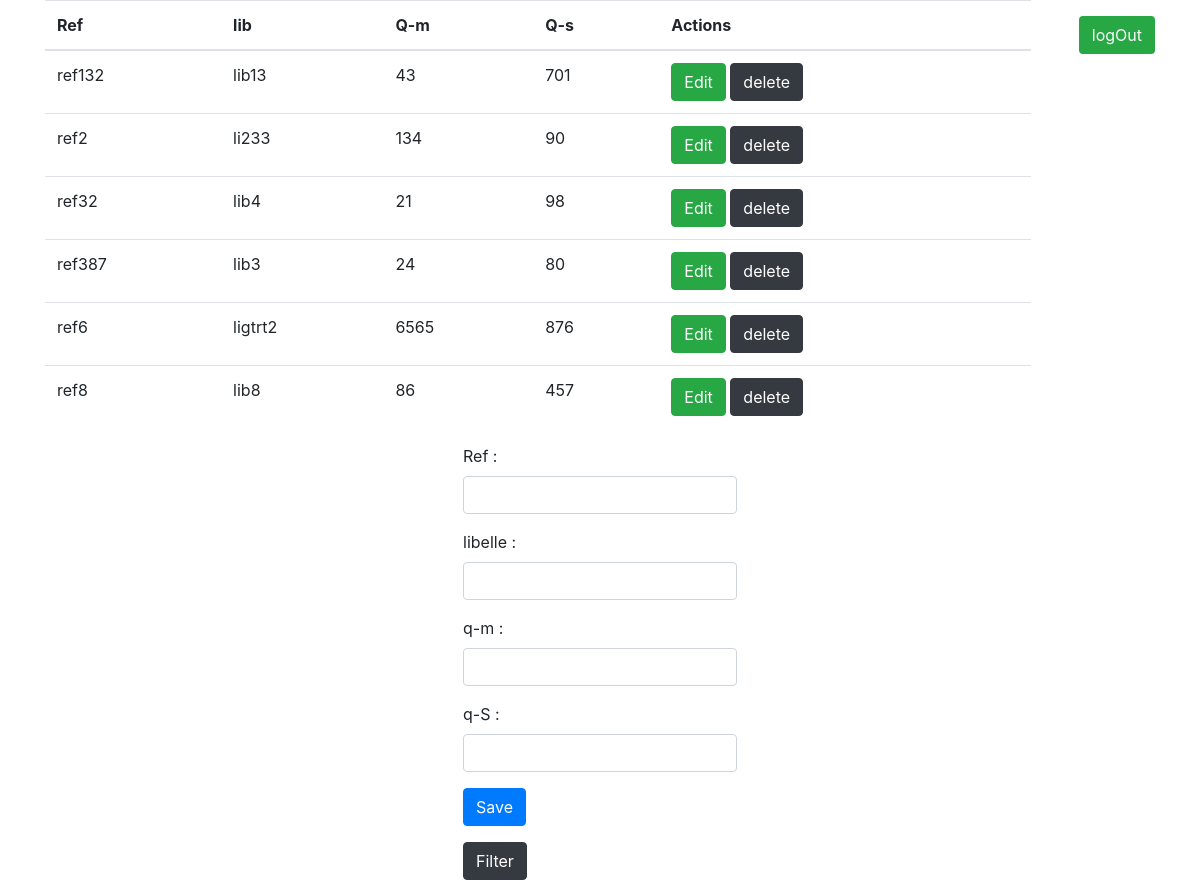
The page / on the database its author committed.
### tables this page shows
CREATE TABLE `produit` (
  `reference` varchar(10) NOT NULL,
  `libelle` varchar(10) DEFAULT NULL,
  `quantite_minimale` int(11) DEFAULT NULL,
  `quantite_en_stock` int(11) DEFAULT NULL
);

### process.php (called while the page is built, shortened)
<?php
$update=false;
$reff='';
$libb='';
$QSs='';
$QMm='';
?>

### index.php (the view, shortened to what this page needs)
<!DOCTYPE html>
<html lang="en">
<head>
    <link rel="stylesheet" href="https://cdn.jsdelivr.net/npm/bootstrap@4.6.0/dist/css/bootstrap.min.css">
</head>
<body>
    <?php require_once 'process.php' ;?>
    <div class="container">
        <?php
         $mysqli=new  mysqli('localhost','root','','souqStock') or die(mysqli_error($mysqli));
        if(isset($_POST['filter'])){
            $result=$mysqli->query("SELECT * FROM produit WHERE quantite_en_stock<quantite_minimale")or die ($mysqli->error);
        }else{
            $result=$mysqli->query("SELECT * FROM Produit")or die ($mysqli->error);
        }
        ?>
        <form method="POST">
        <button class="btn bg-success float-right ml-5 mt-3 text-light" name="logOut">logOut</button>
        </form>
        <div class="row justify-content-center">
            <table class="table">
                <thead>
                    <tr>
                        <th>Ref</th>
                        <th>lib</th>
                        <th>Q-m</th>
                        <th>Q-s</th>
                        <th colspan="2">Actions</th>
                    </tr>
                </thead>
                <?php
                    while($row=$result->fetch_assoc()):
                ?>
                <tr>
                    <td><?php echo $row['reference']?></td>
                    <td><?php echo $row['libelle']?></td>
                    <td><?php echo $row['quantite_minimale']?></td>
                    <td><?php echo $row['quantite_en_stock']?></td>
                    <td>
                        <a href="index.php?edit=<?php echo $row['reference']; ?>"
                         class="btn btn-success">Edit</a>
                        <a href="index.php?delete=<?php echo $row['reference']; ?>"
                        class="btn btn-dark">delete</a>
                    </td>
                </tr>
                <?php endwhile; ?>
            </table>
        </div>
        <div class="row justify-content-center">
            <form action="" method="post">
                <div class="form-group">
                    <label for="">Ref :</label>
                    <input type="text" class="form-control" name="Ref" value="<?php echo $reff;?>">
                </div>
                <div class="form-group">
                    <label for="">libelle :</label>
                    <input type="text" name="lib"class="form-control"
                    value="<?php echo $libb;?>">
                </div>
                <div class="form-group">
                    <label for="">q-m :</label>
                    <input type="text" name="qM" class="form-control"value="<?php echo $QMm;?>">
                </div>
                <div class="form-group">
                    <label for="">q-S :</label>
                    <input type="text" name="qS" class="form-control"value="<?php echo $QSs;?>">
                </div>
                <div class="form-group">
                <?php if($update ==true): ?>
                    <button type="submit" class="btn btn-info"name="update">Update</button>
                <?php else:?>
                    <button type="submit" class="btn btn-primary"name="save">Save</button>
                    <?php endif;?>
                </div>
                <button type="submit" class="btn btn-dark justify-content-center"name="filter">Filter</button>
            </form>
        </div>
    </div>
</body>
</html>

### rows shown on the page
produit: reference "ref132", libelle "lib13", quantite_minimale "43", quantite_en_stock "701"
produit: reference "ref2", libelle "li233", quantite_minimale "134", quantite_en_stock "90"
produit: reference "ref32", libelle "lib4", quantite_minimale "21", quantite_en_stock "98"
produit: reference "ref387", libelle "lib3", quantite_minimale "24", quantite_en_stock "80"
produit: reference "ref6", libelle "ligtrt2", quantite_minimale "6565", quantite_en_stock "876"
produit: reference "ref8", libelle "lib8", quantite_minimale "86", quantite_en_stock "457"
